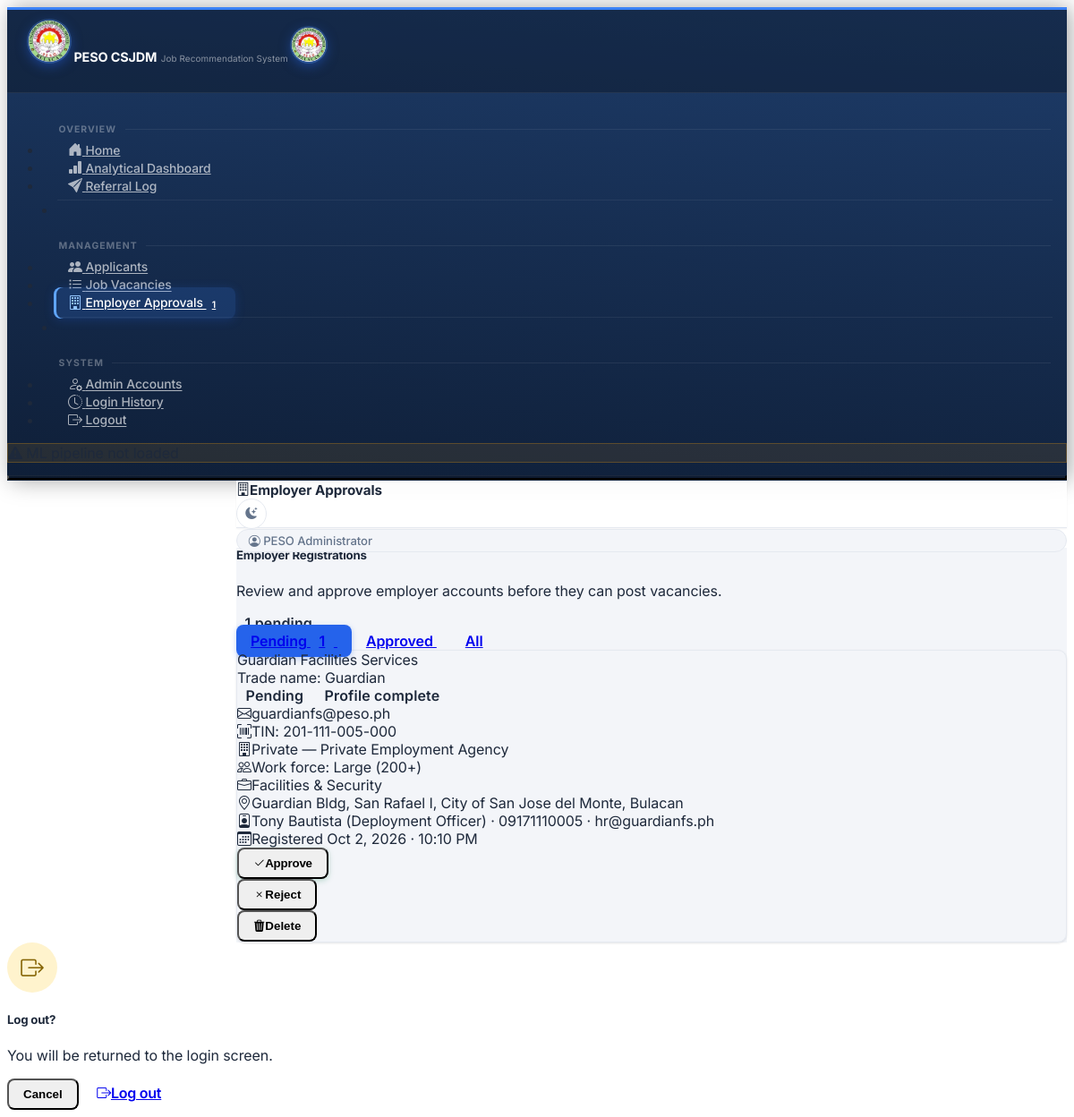
The app's page /admin/employers (signed in), older data.
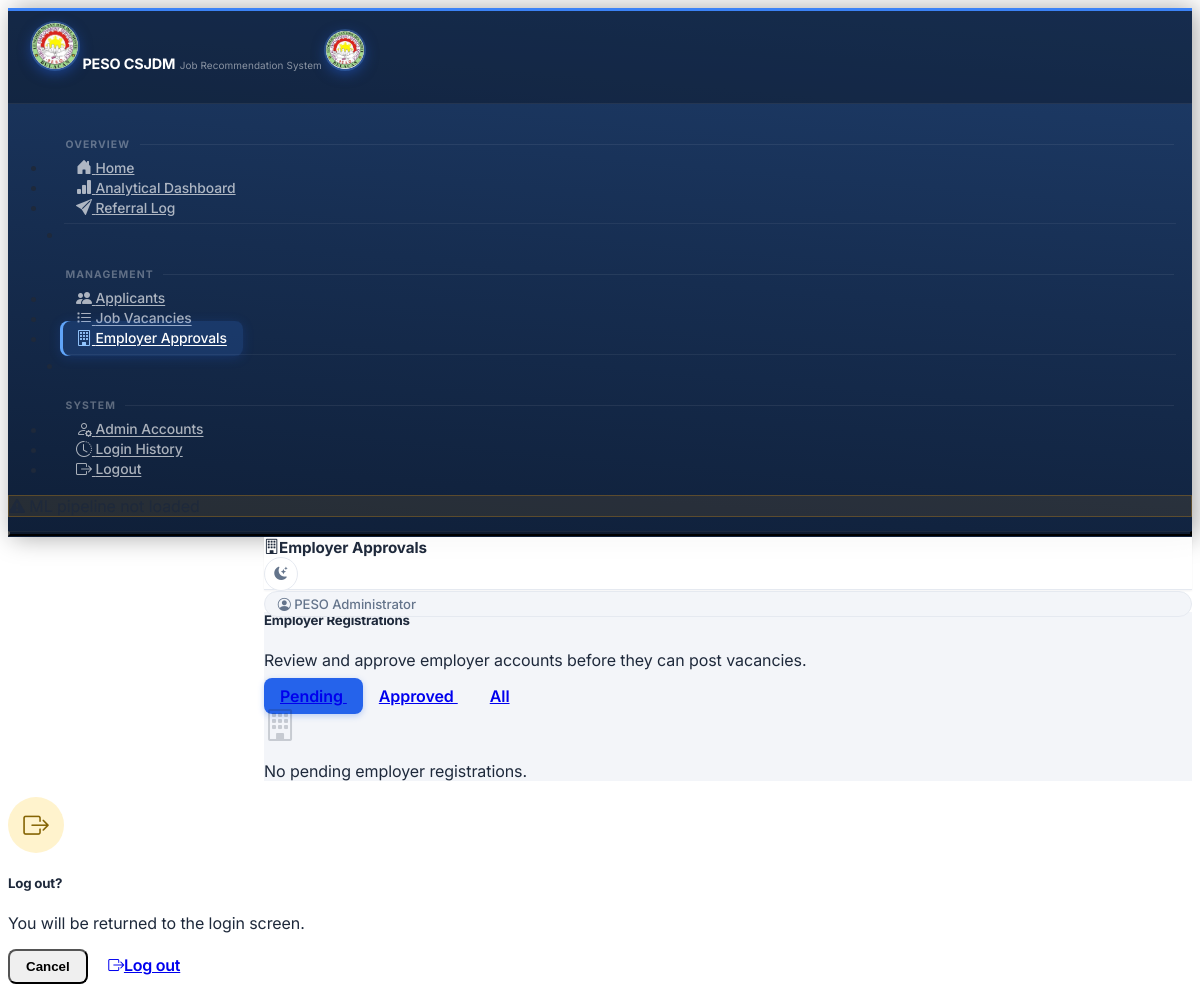
The same page, newer data.
### tables this page shows
CREATE TABLE employers (
            id             INTEGER  PRIMARY KEY AUTOINCREMENT,
            user_id        INTEGER  UNIQUE NOT NULL,
            company_name   TEXT     NOT NULL,
            contact_person TEXT     NOT NULL,
            phone          TEXT,
            address        TEXT,
            is_approved    INTEGER  DEFAULT 0,
            created_at     DATETIME DEFAULT CURRENT_TIMESTAMP, tin TEXT, trade_name TEXT, location_type TEXT, employer_sector TEXT, employer_type TEXT, total_workforce TEXT, line_of_business TEXT, address_line TEXT, barangay TEXT, city TEXT, province TEXT, position TEXT, telephone TEXT, mobile TEXT, fax TEXT, profile_email TEXT, certified INTEGER DEFAULT 0, certified_at DATETIME, profile_completed INTEGER DEFAULT 0, approval_requested INTEGER DEFAULT 0,
            FOREIGN KEY (user_id) REFERENCES users(id)
        );

CREATE TABLE "users" (
                id            INTEGER PRIMARY KEY AUTOINCREMENT,
                full_name     TEXT    NOT NULL,
                email         TEXT    UNIQUE NOT NULL,
                password_hash TEXT    NOT NULL,
                role          TEXT    DEFAULT 'admin',
                is_active     INTEGER DEFAULT 1,
                created_at    DATETIME DEFAULT CURRENT_TIMESTAMP
            );

### app.py (the view)
@app.route('/admin/employers')
@admin_required
def admin_employers():
    db     = get_db()
    status = request.args.get('status', 'pending')
    if status == 'pending':
        rows = db.execute(
            'SELECT e.*, u.email, u.is_active '
            'FROM employers e JOIN users u ON e.user_id=u.id '
            'WHERE e.is_approved=0 AND e.approval_requested=1 ORDER BY e.created_at DESC'
        ).fetchall()
    elif status == 'approved':
        rows = db.execute(
            'SELECT e.*, u.email, u.is_active '
            'FROM employers e JOIN users u ON e.user_id=u.id '
            'WHERE e.is_approved=1 ORDER BY e.created_at DESC'
        ).fetchall()
    else:
        rows = db.execute(
            'SELECT e.*, u.email, u.is_active '
            'FROM employers e JOIN users u ON e.user_id=u.id '
            'ORDER BY e.created_at DESC'
        ).fetchall()
    pending_count = db.execute(
        'SELECT COUNT(*) FROM employers WHERE is_approved=0 AND approval_requested=1'
    ).fetchone()[0]
    return render_template('admin/employers.html', employers=rows,
                           status=status, pending_count=pending_count)

### app.py (called while the page is built, shortened)
def get_db():
    if 'db' not in g:
        g.db = sqlite3.connect(DATABASE)
        g.db.row_factory = sqlite3.Row
        g.db.execute('PRAGMA foreign_keys = ON')
    return g.db

def role_required(*roles):
    def decorator(f):
        @wraps(f)
        def decorated(*args, **kwargs):
            if 'user_id' not in session:
                return redirect(url_for('login'))
            if session.get('role') not in roles:
                flash('You do not have permission to access this page.', 'danger')
                return redirect(_role_home())
            return f(*args, **kwargs)
        return decorated
    return decorator

@app.context_processor
def inject_globals():
    pending_employers_count = 0
    employer_approved = False
    role = session.get('role')
    if role == ROLE_ADMIN:
        try:
            pending_employers_count = get_db().execute(
                "SELECT COUNT(*) FROM employers WHERE is_approved=0 AND approval_requested=1"
            ).fetchone()[0]
        except Exception:
            pass
    return {
        'pipeline_loaded':         pipeline is not None,
        'session_role':            role or '',
        'pending_employers_count': pending_employers_count,
        'employer_approved':       employer_approved,
    }

@app.template_filter('friendly_dt')
def friendly_dt(value):
    if not value:
        return ''
    for fmt in ('%Y-%m-%d %H:%M:%S', '%Y-%m-%d %H:%M:%S.%f', '%Y-%m-%d'):
        try:
            dt = datetime.strptime(str(value), fmt) + _PHT
            return dt.strftime('%b %d, %Y · %I:%M %p').replace(' 0', ' ')
        except ValueError:
            continue
    return str(value)

### templates/admin/employers.html (shortened to what this page needs)
{% extends 'base.html' %}
{% block page_title %}<i class="bi bi-building me-2"></i>Employer Approvals{% endblock %}
{% block content %}
<div class="d-flex align-items-center justify-content-between flex-wrap gap-3 mb-4">
  <div>
    <h5 class="fw-bold mb-0">Employer Registrations</h5>
    <p class="text-muted small mb-0">Review and approve employer accounts before they can post vacancies.</p>
  </div>
  {% if pending_count > 0 %}
  <span class="badge bg-danger fs-6">{{ pending_count }} pending</span>
  {% endif %}
</div>
<div class="d-flex gap-2 mb-4 flex-wrap">
  {% for s, label in [('pending','Pending'),('approved','Approved'),('all','All')] %}
  <a href="{{ url_for('admin_employers', status=s) }}"
     class="btn btn-sm {% if status == s %}btn-primary{% else %}btn-outline-secondary{% endif %}">
    {{ label }}
    {% if s == 'pending' and pending_count > 0 %}
    <span class="badge bg-danger ms-1">{{ pending_count }}</span>
    {% endif %}
  </a>
  {% endfor %}
</div>
{% if employers %}
<div class="row g-3">
  {% for e in employers %}
  <div class="col-md-6">
    <div class="card border shadow-sm" style="border-radius:10px;">
      <div class="card-body p-3">
        <div class="d-flex align-items-start justify-content-between gap-2 mb-2">
          <div class="overflow-hidden">
            <div class="fw-bold text-truncate">{{ e.company_name or '(company profile not encoded)' }}</div>
            {% if e.trade_name %}<div class="text-muted small">Trade name: {{ e.trade_name }}</div>{% endif %}
          </div>
          <div class="d-flex flex-column align-items-end gap-1 flex-shrink-0">
            <span class="badge {% if e.is_approved %}bg-success{% else %}bg-warning text-dark{% endif %}">
              {{ 'Approved' if e.is_approved else 'Pending' }}
            </span>
            <span class="badge {% if e.profile_completed %}bg-info{% else %}bg-secondary{% endif %}">
              {{ 'Profile complete' if e.profile_completed else 'No profile' }}
            </span>
          </div>
        </div>
        <div class="row g-1 small text-muted mb-3">
          <div class="col-12"><i class="bi bi-envelope me-1"></i>{{ e.email }}</div>
          {% if e.profile_completed %}
          <div class="col-12"><i class="bi bi-upc-scan me-1"></i>TIN: {{ e.tin }}</div>
          <div class="col-12"><i class="bi bi-building me-1"></i>{{ e.employer_sector }} &mdash; {{ e.employer_type }}</div>
          <div class="col-12"><i class="bi bi-people me-1"></i>Work force: {{ e.total_workforce }}</div>
          <div class="col-12"><i class="bi bi-briefcase me-1"></i>{{ e.line_of_business }}</div>
          <div class="col-12"><i class="bi bi-geo-alt me-1"></i>{{ e.address_line }}, {{ e.barangay }}, {{ e.city }}, {{ e.province }}</div>
          <div class="col-12"><i class="bi bi-person-badge me-1"></i>{{ e.contact_person }} ({{ e.position }}) &middot; {{ e.mobile }} &middot; {{ e.profile_email }}</div>
          {% endif %}
          <div class="col-12"><i class="bi bi-calendar3 me-1"></i>Registered {{ e.created_at|friendly_dt }}</div>
        </div>
        <div class="d-flex gap-2">
          {% if not e.is_approved %}
          {% if e.profile_completed %}
          <form method="POST" action="{{ url_for('admin_employer_approve', eid=e.id) }}">
            <button type="submit" class="btn btn-sm btn-success fw-semibold">
              <i class="bi bi-check2 me-1"></i>Approve
            </button>
          </form>
          {% else %}
          <button type="button" class="btn btn-sm btn-success fw-semibold" disabled
                  title="Employer must complete their company profile first">
            <i class="bi bi-check2 me-1"></i>Approve
          </button>
          {% endif %}
          <form method="POST" action="{{ url_for('admin_employer_reject', eid=e.id) }}"
                onsubmit="return confirm('Reject this employer registration?')">
            <button type="submit" class="btn btn-sm btn-outline-danger">
              <i class="bi bi-x me-1"></i>Reject
            </button>
          </form>
          {% endif %}
          <form method="POST" action="{{ url_for('admin_employer_delete', eid=e.id) }}" class="ms-auto"
                onsubmit="return confirm('Permanently delete {{ e.company_name }}? This removes their account and ALL their job postings. This cannot be undone.')">
            <button type="submit" class="btn btn-sm btn-danger" title="Delete account permanently">
              <i class="bi bi-trash3-fill me-1"></i>Delete
            </button>
          </form>
        </div>
      </div>
    </div>
  </div>
  {% endfor %}
</div>
{% else %}
<div class="text-center py-5 text-muted">
  <i class="bi bi-building" style="font-size:2rem;opacity:.2;"></i>
  <p class="mt-3">No {{ status }} employer registrations.</p>
</div>
{% endif %}
{% endblock %}

### templates/base.html (shortened to what this page needs)
<!DOCTYPE html>
<html lang="en">
<head>
  <link rel="stylesheet" href="https://cdn.jsdelivr.net/npm/@coreui/coreui@5/dist/css/coreui.min.css" />
  <link rel="stylesheet" href="https://cdn.jsdelivr.net/npm/bootstrap-icons@1.11.3/font/bootstrap-icons.min.css" />
  <link rel="stylesheet" href="{{ url_for('static', filename='css/custom.css') }}" />
</head>
<body>
<div class="sidebar sidebar-dark sidebar-fixed hide" id="sidebar">
  <div class="sidebar-brand">
    <span class="sidebar-brand-full d-flex align-items-center gap-2">
      <span class="sb-icon-badge">
        <img src="{{ url_for('static', filename='img/peso_logo.png') }}" alt="PESO CSJDM" />
      </span>
      <span>
        <span class="sb-brand-name d-block">PESO CSJDM</span>
        <span class="sb-brand-sub">Job Recommendation System</span>
      </span>
    </span>
    <span class="sidebar-brand-narrow">
      <span class="sb-icon-badge" style="width:38px;height:38px;">
        <img src="{{ url_for('static', filename='img/peso_logo.png') }}" alt="PESO CSJDM" />
      </span>
    </span>
  </div>
  <ul class="sidebar-nav">
    <li class="nav-title">Overview</li>
    <li class="nav-item">
      <a class="nav-link {% if request.endpoint == 'home' %}active{% endif %}"
         href="{{ url_for('home') }}">
        <span class="nav-icon"><i class="bi bi-house-door-fill"></i></span>
        Home
      </a>
    </li>
    <li class="nav-item">
      <a class="nav-link {% if request.endpoint == 'analytics' %}active{% endif %}"
         href="{{ url_for('analytics') }}">
        <span class="nav-icon"><i class="bi bi-bar-chart-fill"></i></span>
        Analytical Dashboard
      </a>
    </li>
    <li class="nav-item">
      <a class="nav-link {% if request.endpoint == 'referrals_list' %}active{% endif %}"
         href="{{ url_for('referrals_list') }}">
        <span class="nav-icon"><i class="bi bi-send-fill"></i></span>
        Referral Log
      </a>
    </li>
    <li class="nav-divider"></li>
    <li class="nav-title">Management</li>
    <li class="nav-item">
      <a class="nav-link {% if 'applicant' in request.endpoint %}active{% endif %}"
         href="{{ url_for('applicants_list') }}">
        <span class="nav-icon"><i class="bi bi-people-fill"></i></span>
        Applicants
      </a>
    </li>
    <li class="nav-item">
      <a class="nav-link {% if 'vacanc' in request.endpoint %}active{% endif %}"
         href="{{ url_for('vacancies_list') }}">
        <span class="nav-icon"><i class="bi bi-list-task"></i></span>
        Job Vacancies
      </a>
    </li>
    {% if session_role == 'admin' %}
    <li class="nav-item">
      <a class="nav-link {% if 'admin_employer' in request.endpoint %}active{% endif %}"
         href="{{ url_for('admin_employers') }}">
        <span class="nav-icon"><i class="bi bi-building"></i></span>
        Employer Approvals
        {% if pending_employers_count > 0 %}
        <span class="badge bg-danger ms-auto" style="font-size:.65rem;">{{ pending_employers_count }}</span>
        {% endif %}
      </a>
    </li>
    {% endif %}
    <li class="nav-divider"></li>
    <li class="nav-title">System</li>
    {% if session_role == 'admin' %}
    <li class="nav-item">
      <a class="nav-link {% if request.endpoint in ['users_list','user_add','user_edit'] %}active{% endif %}"
         href="{{ url_for('users_list') }}">
        <span class="nav-icon"><i class="bi bi-person-gear"></i></span>
        Admin Accounts
      </a>
    </li>
    {% endif %}
    <li class="nav-item">
      <a class="nav-link {% if request.endpoint == 'login_history' %}active{% endif %}"
         href="{{ url_for('login_history') }}">
        <span class="nav-icon"><i class="bi bi-clock-history"></i></span>
        Login History
      </a>
    </li>
    <li class="nav-item">
      <a class="nav-link" href="#" data-coreui-toggle="modal" data-coreui-target="#logoutModal">
        <span class="nav-icon"><i class="bi bi-box-arrow-right"></i></span>
        Logout
      </a>
    </li>
  </ul>
  {% if not pipeline_loaded %}
  <div class="px-3 pb-3">
    <div class="sidebar-pipeline-warn rounded px-3 py-2 small d-flex align-items-center gap-2">
      <i class="bi bi-exclamation-triangle-fill text-warning"></i>
      <span class="text-warning">ML pipeline not loaded</span>
    </div>
  </div>
  {% endif %}
  <button class="sidebar-toggler" type="button"
          data-coreui-toggle="unfoldable"
          aria-label="Toggle sidebar width"></button>
</div>
<div class="wrapper d-flex flex-column min-vh-100">
  <header class="header header-sticky p-0">
    <div class="container-fluid border-bottom px-4 d-flex align-items-center gap-3"
         style="height:52px;">
      <span class="topbar-page-title">{% block page_title %}{% endblock %}</span>
      <div class="ms-auto d-flex align-items-center gap-2">
        <button type="button" class="theme-toggle-btn" aria-label="Toggle dark mode" title="Toggle dark mode">
          <i class="bi bi-moon-stars-fill"></i>
        </button>
        <div class="topbar-user">
          <i class="bi bi-person-circle me-1"></i>
          {{ session.get('full_name', 'Admin') }}
        </div>
      </div>
    </div>
  </header>
  <div class="body flex-grow-1">
    <div class="container-fluid px-4 pt-3 pb-4">
      {% block content %}{% endblock %}
    </div>
  </div>
</div>
<div class="modal fade" id="logoutModal" tabindex="-1" aria-labelledby="logoutModalLabel" aria-hidden="true">
  <div class="modal-dialog modal-dialog-centered" style="max-width:380px;">
    <div class="modal-content border-0 shadow">
      <div class="modal-body text-center px-4 pt-4 pb-3">
        <div class="mb-3">
          <span style="display:inline-flex;align-items:center;justify-content:center;
                       width:56px;height:56px;border-radius:50%;background:#fff3cd;">
            <i class="bi bi-box-arrow-right" style="font-size:1.6rem;color:#856404;"></i>
          </span>
        </div>
        <h5 class="fw-bold mb-1">Log out?</h5>
        <p class="text-muted small mb-0">You will be returned to the login screen.</p>
      </div>
      <div class="modal-footer border-0 justify-content-center gap-2 pb-4">
        <button type="button" class="btn btn-outline-secondary px-4"
                data-coreui-dismiss="modal">Cancel</button>
        <a href="{{ url_for('logout') }}" class="btn btn-danger px-4 fw-semibold">
          <i class="bi bi-box-arrow-right me-1"></i>Log out
        </a>
      </div>
    </div>
  </div>
</div>
</body>
</html>

Row changes from the older to the newer data that the page shows:
no longer on this page (row edited): employers: company_name "Guardian Facilities Services", trade_name "Guardian", is_approved "Pending", profile_completed "Profile complete", email "guardianfs@peso.ph", tin "201-111-005-000", employer_sector "Private", employer_type "Private Employment Agency", total_workforce "Large (200+)", line_of_business "Facilities & Security", address_line "Guardian Bldg", barangay "San Rafael I", city "City of San Jose del Monte", province "Bulacan", contact_person "Tony Bautista", position "Deployment Officer", mobile "09171110005", profile_email "hr@guardianfs.ph", created_at|friendly_dt "Oct 2, 2026 · 10:10 PM"
Text that changed along with them:
{{ status }}: (not shown) → "pending"
{{ pending_employers_count }}: "1" → (not shown)
{{ pending_count }}: "1" → (not shown)
new list line: "Pending"
text no longer shown: "pending"
text now shown: "No employer registrations."
list line gone: "Pending 1"
